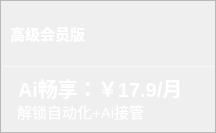
                      <widget class="QFrame" name="frame_top3">
                       <property name="minimumSize">
                        <size>
                         <width>216</width>
                         <height>133</height>
                        </size>
                       </property>
                       <property name="maximumSize">
                        <size>
                         <width>16777215</width>
                         <height>150</height>
                        </size>
                       </property>
                       <property name="styleSheet">
                        <string notr="true">
QFrame#frame_top3{
color: rgb(255, 255, 255);
border-radius: 10px;
background-color: qradialgradient(cx:0, cy:0, radius:1, fx:0.1, fy:0.1, stop:0 rgb(243, 175, 189),  stop:1 rgb(155, 118, 218));
border: 1px outset rgb(153, 117, 219)
}
</string>
                       </property>
                       <property name="frameShape">
                        <enum>QFrame::StyledPanel</enum>
                       </property>
                       <property name="frameShadow">
                        <enum>QFrame::Raised</enum>
                       </property>
                       <layout class="QVBoxLayout" name="verticalLayout_44" stretch="1,4,1">
                        <property name="spacing">
                         <number>0</number>
                        </property>
                        <property name="leftMargin">
                         <number>0</number>
                        </property>
                        <property name="topMargin">
                         <number>0</number>
                        </property>
                        <property name="rightMargin">
                         <number>0</number>
                        </property>
                        <property name="bottomMargin">
                         <number>0</number>
                        </property>
                        <item>
                         <widget class="QFrame" name="frame_119">
                          <property name="styleSheet">
                           <string notr="true">background-color: transparent;
border:none</string>
                          </property>
                          <property name="frameShape">
                           <enum>QFrame::StyledPanel</enum>
                          </property>
                          <property name="frameShadow">
                           <enum>QFrame::Raised</enum>
                          </property>
                          <layout class="QHBoxLayout" name="horizontalLayout_10">
                           <item>
                            <widget class="QPushButton" name="Ai_pushButton">
                             <property name="minimumSize">
                              <size>
                               <width>0</width>
                               <height>24</height>
                              </size>
                             </property>
                             <property name="maximumSize">
                              <size>
                               <width>41677</width>
                               <height>48</height>
                              </size>
                             </property>
                             <property name="font">
                              <font>
                               <pointsize>11</pointsize>
                               <bold>true</bold>
                              </font>
                             </property>
                             <property name="cursor">
                              <cursorShape>PointingHandCursor</cursorShape>
                             </property>
                             <property name="styleSheet">
                              <string notr="true">QPushButton{
	color: rgb(255, 255, 255);
text-align:left;

	border:0px outset rgb(255, 255, 255);
	border-radius:8px;
}
QPushButton:hover {

border:2px outset rgba(36, 36, 36,0);
}
QPushButton:pressed {

border:4px outset rgba(36, 36, 36,0);
}
</string>
                             </property>
                             <property name="text">
                              <string>高级会员版</string>
                             </property>
                             <property name="icon">
                              <iconset>
                               <normaloff>:/buttom_white/img/buttom_white/解组_ungroup.svg</normaloff>:/buttom_white/img/buttom_white/解组_ungroup.svg</iconset>
                             </property>
                            </widget>
                           </item>
                          </layout>
                         </widget>
                        </item>
                        <item>
                         <widget class="Line" name="line_8">
                          <property name="maximumSize">
                           <size>
                            <width>16777215</width>
                            <height>1</height>
                           </size>
                          </property>
                          <property name="styleSheet">
                           <string notr="true">background-color: rgba(255, 255, 255, 89);</string>
                          </property>
                          <property name="orientation">
                           <enum>Qt::Horizontal</enum>
                          </property>
                         </widget>
                        </item>
                        <item>
                         <widget class="QFrame" name="frame_120">
                          <property name="styleSheet">
                           <string notr="true">background-color: transparent;
border:none</string>
                          </property>
                          <property name="frameShape">
                           <enum>QFrame::StyledPanel</enum>
                          </property>
                          <property name="frameShadow">
                           <enum>QFrame::Raised</enum>
                          </property>
                          <layout class="QVBoxLayout" name="verticalLayout_45">
                           <property name="spacing">
                            <number>0</number>
                           </property>
                           <property name="leftMargin">
                            <number>0</number>
                           </property>
                           <property name="topMargin">
                            <number>0</number>
                           </property>
                           <property name="rightMargin">
                            <number>0</number>
                           </property>
                           <property name="bottomMargin">
                            <number>0</number>
                           </property>
                           <item alignment="Qt::AlignBottom">
                            <widget class="QLabel" name="label_85">
                             <property name="maximumSize">
                              <size>
                               <width>16777215</width>
                               <height>24</height>
                              </size>
                             </property>
                             <property name="font">
                              <font>
                               <pointsize>15</pointsize>
                               <bold>true</bold>
                              </font>
                             </property>
                             <property name="styleSheet">
                              <string notr="true">color: rgb(255, 255, 255);
padding-left:12px;</string>
                             </property>
                             <property name="text">
                              <string>Ai畅享：￥17.9/月</string>
                             </property>
                             <property name="alignment">
                              <set>Qt::AlignLeading|Qt::AlignLeft|Qt::AlignVCenter</set>
                             </property>
                            </widget>
                           </item>
                           <item alignment="Qt::AlignTop">
                            <widget class="QLabel" name="label_86">
                             <property name="maximumSize">
                              <size>
                               <width>16777215</width>
                               <height>24</height>
                              </size>
                             </property>
                             <property name="font">
                              <font>
                               <pointsize>11</pointsize>
                               <underline>false</underline>
                              </font>
                             </property>
                             <property name="styleSheet">
                              <string notr="true">color: rgb(255, 255, 255);
padding-left:12px;</string>
                             </property>
                             <property name="text">
                              <string>解锁自动化+Ai接管</string>
                             </property>
                             <property name="alignment">
                              <set>Qt::AlignLeading|Qt::AlignLeft|Qt::AlignVCenter</set>
                             </property>
                            </widget>
                           </item>
                          </layout>
                         </widget>
                        </item>
                       </layout>
                      </widget>
